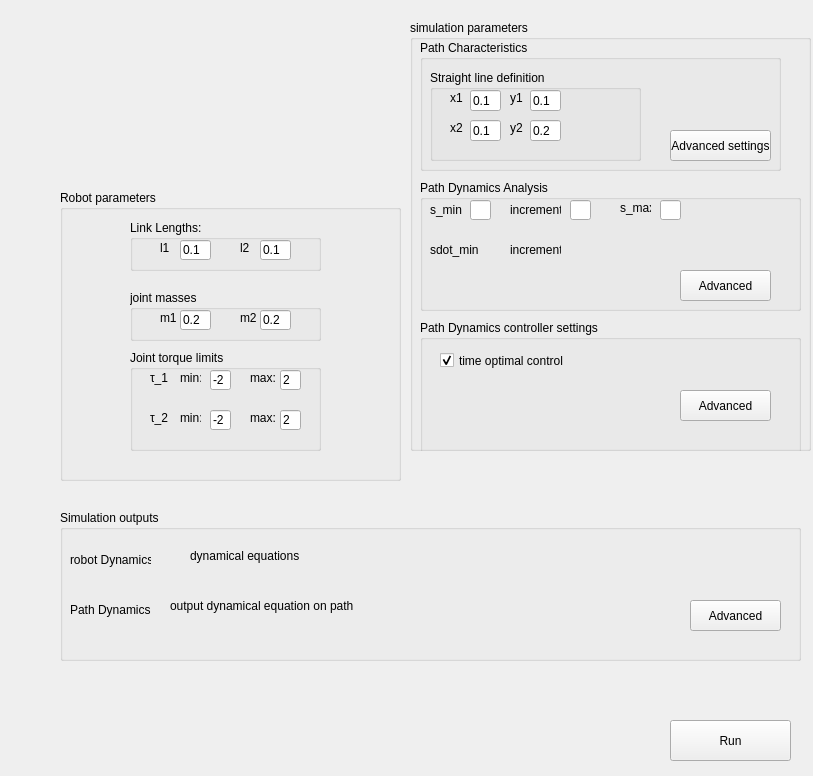
<?xml version="1.0" encoding="UTF-8"?>
<ui version="4.0">
 <class>Form</class>
 <widget class="QWidget" name="Form">
  <property name="geometry">
   <rect>
    <x>0</x>
    <y>0</y>
    <width>813</width>
    <height>776</height>
   </rect>
  </property>
  <property name="windowTitle">
   <string>Form</string>
  </property>
  <widget class="QGroupBox" name="groupBox_2">
   <property name="geometry">
    <rect>
     <x>60</x>
     <y>190</y>
     <width>341</width>
     <height>291</height>
    </rect>
   </property>
   <property name="title">
    <string>Robot parameters</string>
   </property>
   <widget class="QGroupBox" name="robot_parameters_box_2">
    <property name="geometry">
     <rect>
      <x>70</x>
      <y>30</y>
      <width>191</width>
      <height>51</height>
     </rect>
    </property>
    <property name="title">
     <string>Link Lengths:</string>
    </property>
    <widget class="QLineEdit" name="l1_input_2">
     <property name="geometry">
      <rect>
       <x>50</x>
       <y>20</y>
       <width>31</width>
       <height>20</height>
      </rect>
     </property>
     <property name="text">
      <string>0.1</string>
     </property>
    </widget>
    <widget class="QLineEdit" name="l2_input_2">
     <property name="geometry">
      <rect>
       <x>130</x>
       <y>20</y>
       <width>31</width>
       <height>20</height>
      </rect>
     </property>
     <property name="text">
      <string>0.1</string>
     </property>
    </widget>
    <widget class="QLabel" name="l1_label_2">
     <property name="geometry">
      <rect>
       <x>30</x>
       <y>20</y>
       <width>16</width>
       <height>16</height>
      </rect>
     </property>
     <property name="text">
      <string>l1</string>
     </property>
    </widget>
    <widget class="QLabel" name="l2_label_2">
     <property name="geometry">
      <rect>
       <x>110</x>
       <y>20</y>
       <width>16</width>
       <height>16</height>
      </rect>
     </property>
     <property name="text">
      <string>l2</string>
     </property>
    </widget>
   </widget>
   <widget class="QGroupBox" name="joint_masses_2">
    <property name="geometry">
     <rect>
      <x>70</x>
      <y>100</y>
      <width>191</width>
      <height>51</height>
     </rect>
    </property>
    <property name="title">
     <string>joint masses</string>
    </property>
    <widget class="QLineEdit" name="m1_input_2">
     <property name="geometry">
      <rect>
       <x>50</x>
       <y>20</y>
       <width>31</width>
       <height>20</height>
      </rect>
     </property>
     <property name="text">
      <string>0.2</string>
     </property>
    </widget>
    <widget class="QLineEdit" name="m2_input_2">
     <property name="geometry">
      <rect>
       <x>130</x>
       <y>20</y>
       <width>31</width>
       <height>20</height>
      </rect>
     </property>
     <property name="text">
      <string>0.2</string>
     </property>
    </widget>
    <widget class="QLabel" name="m2_label_2">
     <property name="geometry">
      <rect>
       <x>110</x>
       <y>20</y>
       <width>16</width>
       <height>16</height>
      </rect>
     </property>
     <property name="text">
      <string>m2</string>
     </property>
    </widget>
    <widget class="QLabel" name="m1_label_2">
     <property name="geometry">
      <rect>
       <x>30</x>
       <y>20</y>
       <width>16</width>
       <height>16</height>
      </rect>
     </property>
     <property name="text">
      <string>m1</string>
     </property>
    </widget>
   </widget>
   <widget class="QGroupBox" name="torque_limits_2">
    <property name="geometry">
     <rect>
      <x>70</x>
      <y>160</y>
      <width>191</width>
      <height>101</height>
     </rect>
    </property>
    <property name="title">
     <string>Joint torque limits</string>
    </property>
    <widget class="QLineEdit" name="input1_min_input_2">
     <property name="geometry">
      <rect>
       <x>80</x>
       <y>20</y>
       <width>21</width>
       <height>20</height>
      </rect>
     </property>
     <property name="text">
      <string>-2</string>
     </property>
    </widget>
    <widget class="QLineEdit" name="input1_max_input_2">
     <property name="geometry">
      <rect>
       <x>150</x>
       <y>20</y>
       <width>21</width>
       <height>20</height>
      </rect>
     </property>
     <property name="text">
      <string>2</string>
     </property>
    </widget>
    <widget class="QLineEdit" name="input2_min_input_2">
     <property name="geometry">
      <rect>
       <x>80</x>
       <y>60</y>
       <width>21</width>
       <height>20</height>
      </rect>
     </property>
     <property name="text">
      <string>-2</string>
     </property>
    </widget>
    <widget class="QLineEdit" name="input2_max_input_2">
     <property name="geometry">
      <rect>
       <x>150</x>
       <y>60</y>
       <width>21</width>
       <height>20</height>
      </rect>
     </property>
     <property name="text">
      <string>2</string>
     </property>
    </widget>
    <widget class="QLabel" name="input1_label_2">
     <property name="geometry">
      <rect>
       <x>20</x>
       <y>20</y>
       <width>21</width>
       <height>16</height>
      </rect>
     </property>
     <property name="text">
      <string>τ_1</string>
     </property>
    </widget>
    <widget class="QLabel" name="input2_label_2">
     <property name="geometry">
      <rect>
       <x>20</x>
       <y>60</y>
       <width>21</width>
       <height>16</height>
      </rect>
     </property>
     <property name="text">
      <string>τ_2</string>
     </property>
    </widget>
    <widget class="QLabel" name="input1_min_label_2">
     <property name="geometry">
      <rect>
       <x>50</x>
       <y>20</y>
       <width>21</width>
       <height>16</height>
      </rect>
     </property>
     <property name="text">
      <string>min:</string>
     </property>
    </widget>
    <widget class="QLabel" name="input2_min_label_2">
     <property name="geometry">
      <rect>
       <x>50</x>
       <y>60</y>
       <width>21</width>
       <height>16</height>
      </rect>
     </property>
     <property name="text">
      <string>min:</string>
     </property>
    </widget>
    <widget class="QLabel" name="input1_max_label_2">
     <property name="geometry">
      <rect>
       <x>120</x>
       <y>20</y>
       <width>31</width>
       <height>16</height>
      </rect>
     </property>
     <property name="text">
      <string>max:</string>
     </property>
    </widget>
    <widget class="QLabel" name="input2_max_label_2">
     <property name="geometry">
      <rect>
       <x>120</x>
       <y>60</y>
       <width>31</width>
       <height>16</height>
      </rect>
     </property>
     <property name="text">
      <string>max:</string>
     </property>
    </widget>
   </widget>
  </widget>
  <widget class="QGroupBox" name="simulation_parameters_2">
   <property name="geometry">
    <rect>
     <x>410</x>
     <y>20</y>
     <width>401</width>
     <height>431</height>
    </rect>
   </property>
   <property name="title">
    <string>simulation parameters</string>
   </property>
   <widget class="QGroupBox" name="path_dynamics_simulation_5">
    <property name="geometry">
     <rect>
      <x>10</x>
      <y>160</y>
      <width>381</width>
      <height>131</height>
     </rect>
    </property>
    <property name="title">
     <string>Path Dynamics Analysis</string>
    </property>
    <widget class="QLineEdit" name="s_min_input_3">
     <property name="geometry">
      <rect>
       <x>50</x>
       <y>20</y>
       <width>21</width>
       <height>20</height>
      </rect>
     </property>
    </widget>
    <widget class="QLineEdit" name="s_max_input_3">
     <property name="geometry">
      <rect>
       <x>240</x>
       <y>20</y>
       <width>21</width>
       <height>20</height>
      </rect>
     </property>
    </widget>
    <widget class="QLabel" name="s_min_label_7">
     <property name="geometry">
      <rect>
       <x>10</x>
       <y>20</y>
       <width>41</width>
       <height>20</height>
      </rect>
     </property>
     <property name="text">
      <string>s_min</string>
     </property>
    </widget>
    <widget class="QLabel" name="s_max_label_3">
     <property name="geometry">
      <rect>
       <x>200</x>
       <y>20</y>
       <width>31</width>
       <height>16</height>
      </rect>
     </property>
     <property name="text">
      <string>s_max:</string>
     </property>
    </widget>
    <widget class="QLabel" name="s_increment_label_3">
     <property name="geometry">
      <rect>
       <x>90</x>
       <y>20</y>
       <width>51</width>
       <height>20</height>
      </rect>
     </property>
     <property name="text">
      <string>increment</string>
     </property>
    </widget>
    <widget class="QLineEdit" name="s_increment_input_3">
     <property name="geometry">
      <rect>
       <x>150</x>
       <y>20</y>
       <width>21</width>
       <height>20</height>
      </rect>
     </property>
    </widget>
    <widget class="QPushButton" name="advanced_sim_button_8">
     <property name="geometry">
      <rect>
       <x>260</x>
       <y>90</y>
       <width>91</width>
       <height>31</height>
      </rect>
     </property>
     <property name="text">
      <string>Advanced</string>
     </property>
    </widget>
    <widget class="QLabel" name="s_min_label_8">
     <property name="geometry">
      <rect>
       <x>10</x>
       <y>60</y>
       <width>51</width>
       <height>20</height>
      </rect>
     </property>
     <property name="text">
      <string>sdot_min</string>
     </property>
    </widget>
    <widget class="QLabel" name="s_min_label_9">
     <property name="geometry">
      <rect>
       <x>90</x>
       <y>60</y>
       <width>51</width>
       <height>20</height>
      </rect>
     </property>
     <property name="text">
      <string>increment</string>
     </property>
    </widget>
   </widget>
   <widget class="QGroupBox" name="groupBox_13">
    <property name="geometry">
     <rect>
      <x>10</x>
      <y>300</y>
      <width>381</width>
      <height>171</height>
     </rect>
    </property>
    <property name="title">
     <string>Path Dynamics controller settings</string>
    </property>
    <widget class="QPushButton" name="advanced_sim_button_9">
     <property name="geometry">
      <rect>
       <x>260</x>
       <y>70</y>
       <width>91</width>
       <height>31</height>
      </rect>
     </property>
     <property name="text">
      <string>Advanced</string>
     </property>
    </widget>
    <widget class="QCheckBox" name="checkBox_3">
     <property name="geometry">
      <rect>
       <x>20</x>
       <y>30</y>
       <width>161</width>
       <height>21</height>
      </rect>
     </property>
     <property name="text">
      <string>time optimal control</string>
     </property>
     <property name="checked">
      <bool>true</bool>
     </property>
    </widget>
   </widget>
   <widget class="QGroupBox" name="path_dynamics_simulation_6">
    <property name="geometry">
     <rect>
      <x>10</x>
      <y>20</y>
      <width>361</width>
      <height>131</height>
     </rect>
    </property>
    <property name="title">
     <string>Path Characteristics</string>
    </property>
    <widget class="QPushButton" name="advanced_sim_button_10">
     <property name="geometry">
      <rect>
       <x>250</x>
       <y>90</y>
       <width>101</width>
       <height>31</height>
      </rect>
     </property>
     <property name="text">
      <string>Advanced settings</string>
     </property>
    </widget>
    <widget class="QGroupBox" name="straightline_definition_settings_3">
     <property name="geometry">
      <rect>
       <x>10</x>
       <y>30</y>
       <width>211</width>
       <height>91</height>
      </rect>
     </property>
     <property name="title">
      <string>Straight line definition</string>
     </property>
     <widget class="QLabel" name="x2_label_3">
      <property name="geometry">
       <rect>
        <x>20</x>
        <y>50</y>
        <width>21</width>
        <height>16</height>
       </rect>
      </property>
      <property name="text">
       <string>x2</string>
      </property>
     </widget>
     <widget class="QLineEdit" name="y1_input_3">
      <property name="geometry">
       <rect>
        <x>100</x>
        <y>20</y>
        <width>31</width>
        <height>21</height>
       </rect>
      </property>
      <property name="text">
       <string>0.1</string>
      </property>
     </widget>
     <widget class="QLineEdit" name="y2_input_3">
      <property name="geometry">
       <rect>
        <x>100</x>
        <y>50</y>
        <width>31</width>
        <height>21</height>
       </rect>
      </property>
      <property name="text">
       <string>0.2</string>
      </property>
     </widget>
     <widget class="QLabel" name="y1_label_3">
      <property name="geometry">
       <rect>
        <x>80</x>
        <y>20</y>
        <width>16</width>
        <height>16</height>
       </rect>
      </property>
      <property name="text">
       <string>y1</string>
      </property>
     </widget>
     <widget class="QLabel" name="y2_label_3">
      <property name="geometry">
       <rect>
        <x>80</x>
        <y>50</y>
        <width>16</width>
        <height>16</height>
       </rect>
      </property>
      <property name="text">
       <string>y2</string>
      </property>
     </widget>
     <widget class="QLabel" name="x1_label_3">
      <property name="geometry">
       <rect>
        <x>20</x>
        <y>20</y>
        <width>21</width>
        <height>16</height>
       </rect>
      </property>
      <property name="text">
       <string>x1</string>
      </property>
     </widget>
     <widget class="QLineEdit" name="x1_input_3">
      <property name="geometry">
       <rect>
        <x>40</x>
        <y>20</y>
        <width>31</width>
        <height>21</height>
       </rect>
      </property>
      <property name="text">
       <string>0.1</string>
      </property>
     </widget>
     <widget class="QLineEdit" name="x2_input_3">
      <property name="geometry">
       <rect>
        <x>40</x>
        <y>50</y>
        <width>31</width>
        <height>21</height>
       </rect>
      </property>
      <property name="text">
       <string>0.1</string>
      </property>
     </widget>
    </widget>
   </widget>
  </widget>
  <widget class="QLabel" name="label_2">
   <property name="geometry">
    <rect>
     <x>30</x>
     <y>30</y>
     <width>341</width>
     <height>131</height>
    </rect>
   </property>
   <property name="text">
    <string/>
   </property>
   <property name="textFormat">
    <enum>Qt::RichText</enum>
   </property>
   <property name="pixmap">
    <pixmap>manipulator diagram.png</pixmap>
   </property>
   <property name="scaledContents">
    <bool>true</bool>
   </property>
  </widget>
  <widget class="QGroupBox" name="simulation_outputs_2">
   <property name="geometry">
    <rect>
     <x>60</x>
     <y>510</y>
     <width>741</width>
     <height>151</height>
    </rect>
   </property>
   <property name="title">
    <string>Simulation outputs</string>
   </property>
   <widget class="QLabel" name="label_33">
    <property name="geometry">
     <rect>
      <x>110</x>
      <y>80</y>
      <width>391</width>
      <height>31</height>
     </rect>
    </property>
    <property name="text">
     <string>output dynamical equation on path</string>
    </property>
   </widget>
   <widget class="QLabel" name="label_34">
    <property name="geometry">
     <rect>
      <x>10</x>
      <y>90</y>
      <width>81</width>
      <height>20</height>
     </rect>
    </property>
    <property name="text">
     <string>Path Dynamics:</string>
    </property>
   </widget>
   <widget class="QLabel" name="label_35">
    <property name="geometry">
     <rect>
      <x>10</x>
      <y>40</y>
      <width>81</width>
      <height>20</height>
     </rect>
    </property>
    <property name="text">
     <string>robot Dynamics:</string>
    </property>
   </widget>
   <widget class="QLabel" name="label_36">
    <property name="geometry">
     <rect>
      <x>130</x>
      <y>30</y>
      <width>391</width>
      <height>31</height>
     </rect>
    </property>
    <property name="text">
     <string>dynamical equations</string>
    </property>
   </widget>
   <widget class="QPushButton" name="advanced_sim_button_11">
    <property name="geometry">
     <rect>
      <x>630</x>
      <y>90</y>
      <width>91</width>
      <height>31</height>
     </rect>
    </property>
    <property name="text">
     <string>Advanced</string>
    </property>
   </widget>
  </widget>
  <widget class="QPushButton" name="run_button_2">
   <property name="geometry">
    <rect>
     <x>670</x>
     <y>720</y>
     <width>121</width>
     <height>41</height>
    </rect>
   </property>
   <property name="text">
    <string>Run</string>
   </property>
   <property name="checkable">
    <bool>false</bool>
   </property>
  </widget>
 </widget>
 <resources/>
 <connections/>
</ui>
